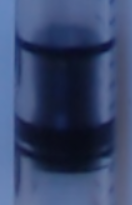
#> input picture bottle/100units.PNG, 132 x 205 px, given in place of the camera
$ python syringe_scale.py
#> lines starting #> are read from the running program, lines starting #| are printed output that depends on the picture
#> further down, last_frame is the input picture: shape (205, 132, 3); mean B, G, R 107.9, 71.8, 57
try:
    # fix opencv open webcam slowly bug in WIN10
    import os
    os.environ["OPENCV_VIDEOIO_MSMF_ENABLE_HW_TRANSFORMS"] = "0"
    # call cv2 in WIN10
    from cv2 import cv2
except:
    # call cv2 in jetson nano
    import cv2

import numpy as np

class syringe_scale:
    def __init__(self):
        pass

    def image_homography(self, img):  # (1080, 1920, 3) -> (1000, 250, 3)
        # w, h = 1020, 260
        w, h = 1200, 260
        pts1 = np.float32([[684, 387], [1897, 370], [680, 675], [1902, 695]])
        pts2 = np.float32([[0, 0], [w, 0], [0, h], [w, h]])
        H, _ = cv2.findHomography(pts1, pts2, method=cv2.RANSAC, ransacReprojThreshold=3.0)
        img = cv2.warpPerspective(img, H, (w, h), flags=cv2.INTER_LINEAR)
#> img: shape (260, 1200, 3); every value is 0
        img = cv2.rotate(img, cv2.ROTATE_90_CLOCKWISE)
#> img: shape (1200, 260, 3); every value is 0
        # print(img.shape)
        return img[150:w - 50, 5:-5]
#> returned value: shape (1000, 250, 3); every value is 0

    def image_preprocessing(self, last_frame, cur_frame, syringe_type):
        frame1 = self.image_homography(last_frame)
        frame2 = self.image_homography(cur_frame)
        img = np.mean([frame1, frame2], axis=0).astype(np.uint8)  # get 2 frame mean

        if syringe_type == "1 ml":
            img = img[230:-40, 70:-70]
        elif syringe_type == "3 ml":
            img = img[360:-30, 60:-60]
        elif syringe_type == "5 ml":
            img = img[290:, 45:-45]
        elif syringe_type == "10 ml":
            img = img[70:-10, 30:-30]
#> img: shape (920, 190, 3); every value is 0
        elif syringe_type == "100 units":
            img = img[230:-20, 80:-80]
        elif syringe_type == "others":
            img = img[440:-110, 70:-70]
        else:
            print("Syringe type input error!! your input:", syringe_type)
        # img = cv2.resize(img, (250, 1000))
        img_ratio = 1.5
        img = cv2.resize(img, None, fx=img_ratio, fy=img_ratio)
#> img: shape (1380, 285, 3); every value is 0
        # print(img.shape)
        return img

    def hsv_thresholding(self, img, threshold=40):
#> called with threshold = 40
        lower_black = np.array([100, 90, 40], np.uint8)
        upper_black = np.array([130, 230, 40+threshold], np.uint8)
        img = cv2.cvtColor(img, cv2.COLOR_BGR2HSV)
        mask = cv2.inRange(img, lower_black, upper_black)
#> mask: shape (1380, 285); every value is 0
#> in find_plunger_tip, `img[self.hsv_thresholding(img, threshold) == 0] = [255, 255, 255]`: img: shape (1380, 285, 3); every value is 255
        # mask = cv2.bitwise_not(mask)
        # mask = cv2.dilate(mask, np.ones((3, 5), np.uint8), iterations=2)
        mask = cv2.erode(mask, np.ones((3, 3), np.uint8), iterations=1)
        mask = cv2.dilate(mask, np.ones((7, 7), np.uint8), iterations=1)
        # mask = cv2.erode(mask, np.ones((5, 5), np.uint8), iterations=2)
        return mask

    def auto_canny(self, img, sigma=0.3):
        # compute the median of the single channel pixel intensities
#> called with sigma = 0.3
        v = np.median(img)
#> v = 255
        lower = int(max(0, (1.0 - sigma) * v))
#> lower = 178
        upper = int(min(255, (1.0 + sigma) * v))
#> upper = 255
        edged = cv2.Canny(img, lower, upper)
        return edged

    def find_plunger_tip(self, img, syringe_type, threshold=40, first_call=True):
        img = img.copy()
        img[self.hsv_thresholding(img, threshold) == 0] = [255, 255, 255]  # only save the target color
        bilateralFilter_img = cv2.bilateralFilter(img, 9, 50, 50)  # blur
        auto_canny_img = self.auto_canny(bilateralFilter_img)
        # auto_canny_img = cv2.bitwise_not(auto_canny_img)
        # auto_canny_img = cv2.erode(auto_canny_img, np.ones((3, 3), np.uint8), iterations=1)
        auto_canny_img = cv2.dilate(auto_canny_img, np.ones((3, 5), np.uint8), iterations=2)
        auto_canny_img = cv2.erode(auto_canny_img, np.ones((5, 7), np.uint8), iterations=1)

        contours, hierarchy = cv2.findContours(auto_canny_img, cv2.CHAIN_APPROX_SIMPLE, cv2.CHAIN_APPROX_NONE)
#> contours = []
        if len(contours) > 0:
            # (x, y), radius = cv2.minEnclosingCircle(contour)
            # center = (int(x), int(y))
            # radius = int(radius)
            # # cv2.circle(img, center, radius, (0, 255, 0), 2)
            # # cv2.drawContours(img, contour, -1, (255,0,0), cv2.FILLED)

            for c in range(len(contours)):
                if cv2.contourArea(contours[c]) > 1000:
                    # print(cv2.contourArea(contours[c]))
                    cv2.fillPoly(contours[c], [contours[c]], (0, 0, 255))

            contour = max(contours, key=cv2.contourArea)  # max Area contour
            # cv2.fillPoly(img, [contour], (255, 0, 0))
            # # print("arcLength", cv2.arcLength(contour, True))
            # img_ratio = 0.8
            # cv2.imshow("frame_scall", cv2.resize(img, None, fx=img_ratio, fy=img_ratio))
            return contour
        return None

    def get_plunger_tip_dist(self, img, syringe_type, threshold=40):
        contour = self.find_plunger_tip(img, syringe_type, threshold)
        if contour is not None:
            # [5 lines of commented-out code are left out]
            cv2.fillPoly(img, [contour], (255, 0, 0))
            # print("arcLength", cv2.arcLength(contour, True))
            ## find the centroid of this contour
            M = cv2.moments(contour)
            X, Y = int(M['m10']/M['m00']), int(M['m01']/M['m00'])


            return X, Y
        return None

    def syringe_pixel2unit(self, pixel_y, syringe_type):
        return {
            "1 ml": (pixel_y/82, pixel_y),
            "3 ml": (pixel_y/82, pixel_y),
            "5 ml": (pixel_y/82, pixel_y),
            "10 ml": (pixel_y/82, pixel_y),
            "100 units": (pixel_y/82, pixel_y),
            "others": (pixel_y/82, pixel_y)
        }[syringe_type]

    def get_scale(self, last_frame, cur_frame, syringe_type="others", threshold=40):  # draw
        img = self.image_preprocessing(last_frame.copy(), cur_frame.copy(), syringe_type)
        plunger_tip = self.get_plunger_tip_dist(img, syringe_type, threshold=threshold)  # get tip xy
        # plunger_tip = self.get_plunger_tip_dist(img.copy(), threshold=threshold)  # get tip xy

        scale = None
        cv2.putText(img, "type: "+syringe_type, (10, 40), cv2.FONT_HERSHEY_SIMPLEX, 1, (0, 255, 255), 1, cv2.LINE_AA)

        if plunger_tip is not None:
            scale, tip_y = self.syringe_pixel2unit(plunger_tip[1], syringe_type)
            # cv2.line(img, (0, plunger_tip_value), (img.shape[1], plunger_tip_value), (0, 0, 255), 2)
            # cv2.circle(img, plunger_tip, 7, (0, 255, 0), -1)
            cv2.line(img, (0, tip_y), (img.shape[1], tip_y), (0, 0, 255), 2)
            cv2.putText(img, "scale: " + str(round(scale, 1)), (10, 80), cv2.FONT_HERSHEY_SIMPLEX, 1, (0, 255, 255), 1, cv2.LINE_AA)
        else:
            cv2.putText(img, "scale: Null", (10, 80), cv2.FONT_HERSHEY_SIMPLEX, 1, (0, 255, 255), 1, cv2.LINE_AA)
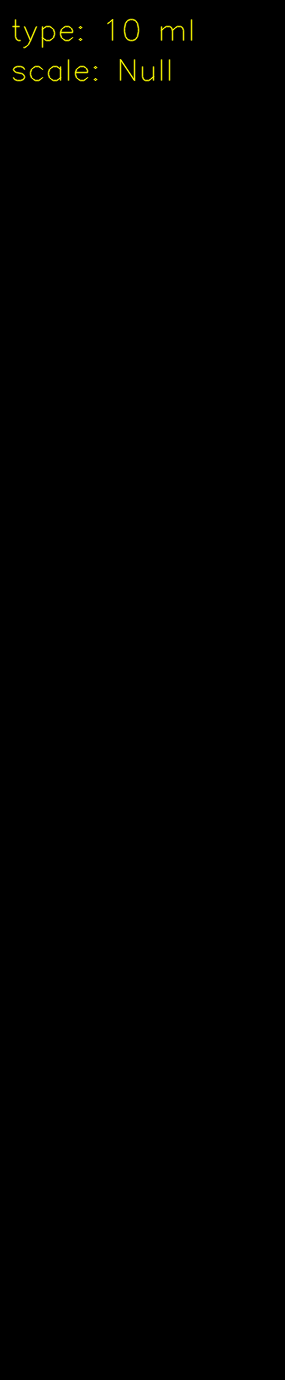
#> img: shape (1380, 285, 3); mean of channels 0, 1, 2 0, 0.6, 0.6; drawn as B, G, R
        return img, scale


if(__name__ == "__main__"):
    cap = cv2.VideoCapture(0)
    cap.set(cv2.CAP_PROP_FRAME_WIDTH, 1920)
    cap.set(cv2.CAP_PROP_FRAME_HEIGHT, 1080)
    sc = syringe_scale()
    last_ret, last_frame = cap.read()
    while(True):
        ret, cur_frame = cap.read()
        # [4 lines of commented-out code are left out]
        frame_scall, scale_value = sc.get_scale(last_frame, cur_frame, syringe_type="10 ml")

        img_ratio = 1000/frame_scall.shape[0]
#> img_ratio = 0.725
        cv2.imshow("frame_scall", cv2.resize(frame_scall, None, fx=img_ratio, fy=img_ratio))
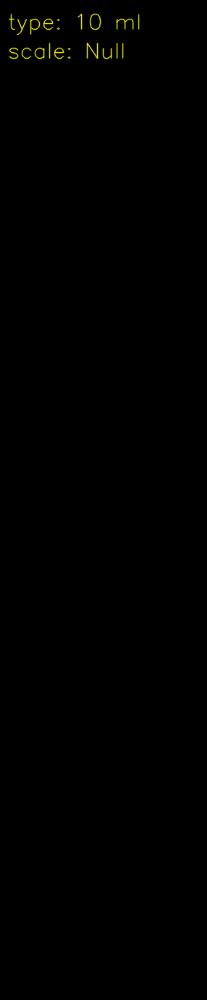
#> window 'frame_scall': shape (1000, 207, 3); mean B, G, R 0, 0.6, 0.6


        last_frame = cur_frame
        if cv2.waitKey(1) & 0xFF == ord('q'):
#> (key q is pressed here)
            break
    cap.release()
    cv2.destroyAllWindows()
